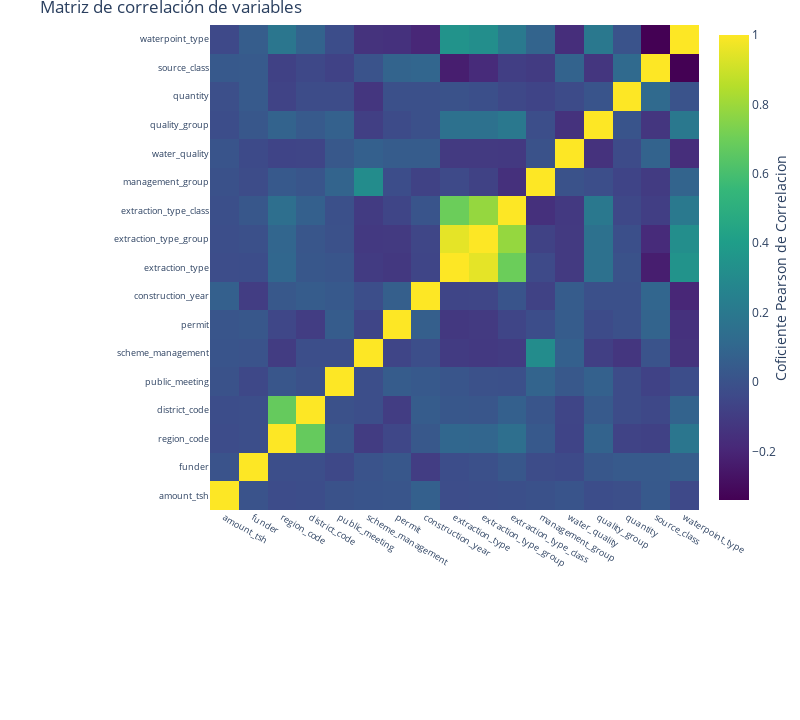

This figure's notebook cell:
### Code cell
# Mariz de correlación del dataset df_03 
      
# Se importan librerías a ser usadas.
import numpy as np 

import matplotlib.pyplot as plt
from PIL import  Image
%matplotlib inline

import itertools

import seaborn as sns
import plotly.offline as py
py.init_notebook_mode(connected=True)
import plotly.graph_objs as go
import plotly.tools as tls
import plotly.figure_factory as ff

import warnings
warnings.filterwarnings("ignore")

correlation = df_03.corr()
#tick labels
matrix_cols = correlation.columns.tolist()
#convert to array
corr_array  = np.array(correlation)

#Plotting
trace = go.Heatmap(z = corr_array,
                   x = matrix_cols,
                   y = matrix_cols,
                   colorscale = "Viridis",
                   colorbar   = dict(title = "Coficiente Pearson de Correlacion",
                                     titleside = "right"
                                    ) ,
                  )

layout = go.Layout(dict(title = "Matriz de correlación de variables",
                        autosize = False,
                        height  = 720,
                        width   = 800,
                        margin  = dict(r = 0 ,l = 210,
                                       t = 25,b = 210,
                                      ),
                        yaxis   = dict(tickfont = dict(size = 9)),
                        xaxis   = dict(tickfont = dict(size = 9))
                       )
                  )

data = [trace]
fig = go.Figure(data=data,layout=layout)
py.iplot(fig)

### Figure 1 — Plotly figure (JSON) as saved in the notebook; plotly's stock layout.template omitted (floating-point values rounded to 4 significant figures; data arrays with more than 128 entries replaced by an {"elided": "..."} marker saying what was removed)
{"data": [{"colorbar": {"title": {"side": "right", "text": "Coficiente Pearson de Correlacion"}}, "colorscale": [[0, "#440154"], [0.1111, "#482878"], [0.2222, "#3e4989"], [0.3333, "#31688e"], [0.4444, "#26828e"], [0.5556, "#1f9e89"], [0.6667, "#35b779"], [0.7778, "#6ece58"], [0.8889, "#b5de2b"], [1, "#fde725"]], "type": "heatmap", "x": ["amount_tsh", "funder", "region_code", "district_code", "public_meeting", "scheme_management", "permit", "construction_year", "extraction_type", "extraction_type_group", "extraction_type_class", "management_group", "water_quality", "quality_group", "quantity", "source_class", "waterpoint_type"], "y": ["amount_tsh", "funder", "region_code", "district_code", "public_meeting", "scheme_management", "permit", "construction_year", "extraction_type", "extraction_type_group", "extraction_type_class", "management_group", "water_quality", "quality_group", "quantity", "source_class", "waterpoint_type"], "z": {"elided": "17x17 float values"}}], "layout": {"autosize": false, "height": 720, "margin": {"b": 210, "l": 210, "r": 0, "t": 25}, "title": {"text": "Matriz de correlación de variables"}, "width": 800, "xaxis": {"tickfont": {"size": 9}}, "yaxis": {"tickfont": {"size": 9}}}}
